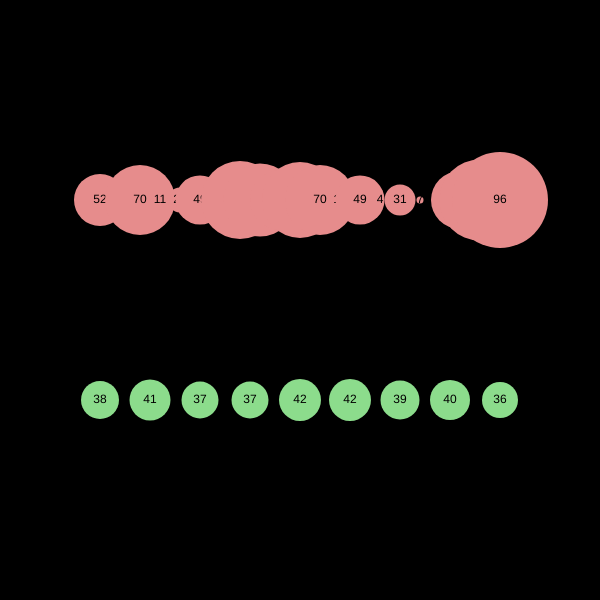
Frame 1 (no input)
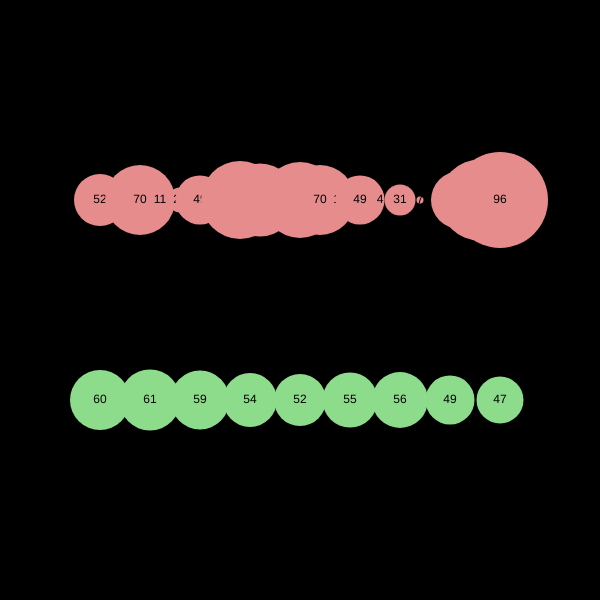
Frame 60 (no input)
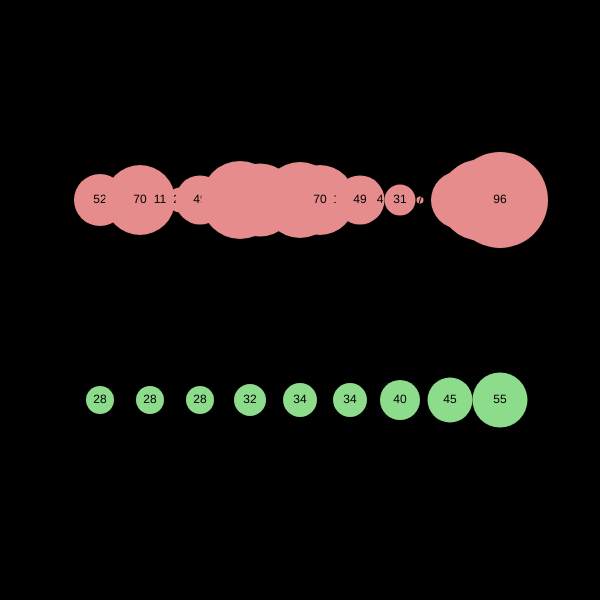
Frame 120 (the mouse pressed at the canvas centre since frame 60)

The p5.js sketch that drew these frames (run headless with seeded random() and noise() and a simulated clock; from frame 60 on, the mouse is pressed at the canvas centre):

// p5.js sketch
// ── sketch.js
// Random vs Noise
// Mr. Scott
// Feb 28th, 2025

// extension: cs30-p5
// A look at different ways to use
// unpredictability in our programs...

let mySeed;
let noiseStart = 5;
let noiseTime;
let noiseSpeed = 0.1;

function setup() {
  createCanvas(600, 600);
  textAlign(CENTER, CENTER);
  mySeed = random(1000);
  //frameRate(5);
  // randomNumbers();
}

function draw() {
  noiseTime = noiseStart;
  randomSeed(mySeed);
  background(0);
  randomNumbers();
  noiseNumbers();
  noiseStart += noiseSpeed;
}


function noiseNumbers(){
  //display a line of several numbers
  //generated with the noise() function 1-100
  let x = 100;
  while(x <= 500){
    let randomNum = noise(noiseTime); //0-1  (normalized)
    randomNum = map(randomNum,0,1,1,100);  //1-100
    randomNum = round(randomNum);

    fill(140,220,140); noStroke();
    circle(x,400,randomNum);   //y === height*0.66
    fill(0);
    text(randomNum, x, 400);
    x += 50;
    noiseTime += noiseSpeed;
  }

}

function randomNumbers(){
  // display a line of several numbers generated
  // with the random() function.   1 - 100
  // - these should be uniformly distributed.
  let x = 100;  //100, 150, 200, 250...500
  while(x <= 500){
    let randomNum = round(random(1,100));
    fill(230,140,140);  noStroke();
    circle(x, 200, randomNum);
    fill(0);
    text(randomNum, x, 200);  // y === height/3 
    x += 20;
  }
}
